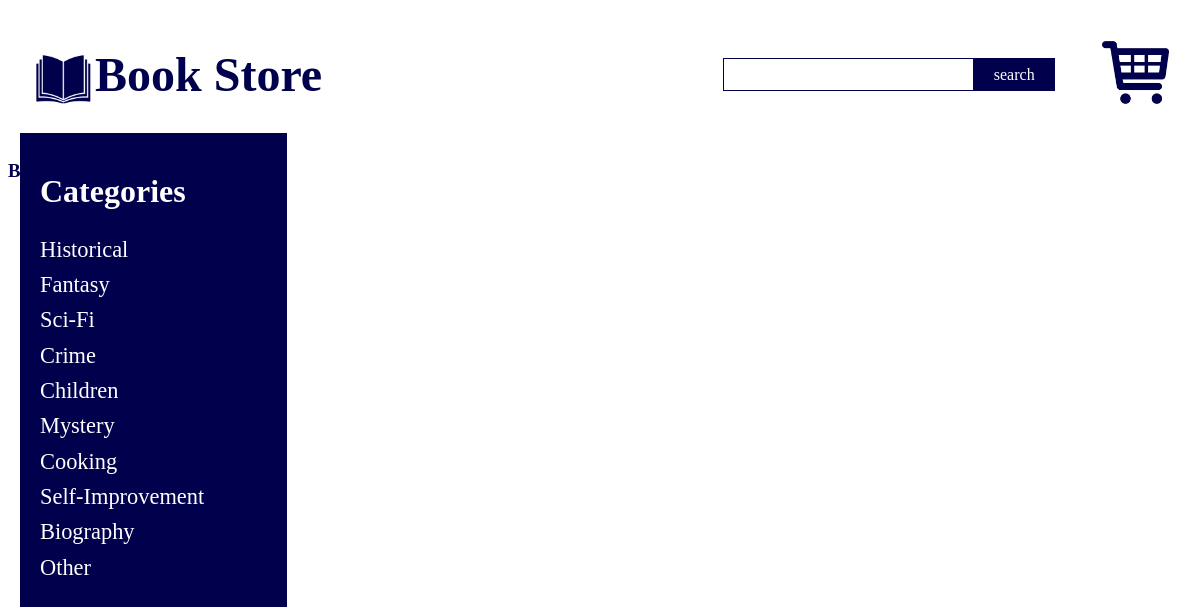
The app's page /BookStore/View/category.php?id=2 with its own data.
### tables this page shows
CREATE TABLE `category` (
  `id` int(11) NOT NULL,
  `name` varchar(255) NOT NULL
);

### BookStore/Control/DBConnection.php (called while the page is built, shortened)
<?php
class DBConnection{
    private $server = "localhost";
    private $port = "3306";
    private $password = "";
    private $user = "root";
    private $database = "bookstore";
    public function query($sql)
    {
        try{
            $conn = new mysqli($this->server, $this->user, $this->password, $this->database, $this->port);
            return $result = $conn->query($sql);
        }
        catch (Exception $ex) {
            die("DBConnectyion failed: ".$ex->getMessage());
        }
         finally {
            $conn->close();
                }
    }
}
?>

### BookStore/Control/Category_controller.php (called while the page is built, shortened)
<?php
include_once '../Model/Category.php';
include_once 'Book_controller.php';
include_once 'DBConnection.php';
class Category_controller {
    private $conn;
    public function __construct() {
        $this->conn = new DBConnection();
    }
    public function getAllCategories()
    {
        $sql = "SELECT * FROM Category";
        $result = $this->conn->query($sql);
        $categories = new ArrayObject();
        while($row = $result->fetch_assoc())
        {
            $cat = $this->loadCategory($row['id']);
            $categories->append($cat);
        }
        return $categories;
    }
     public function loadCategory(int $id)
    {
        $sql = "SELECT * FROM category WHERE id = $id";
        $result = $this->conn->query($sql);
        $category = new Category();
        while($row = $result->fetch_assoc())
        {
            $category->id = $row['id'];
            $category->name = $row['name'];
        }
        return $category;
    }
}

### BookStore/View/categories.php (the view)
<?php
include_once '../Control/Category_controller.php';
function getCategories()
{
    $category_controller = new Category_controller();
    $categories = $category_controller->getAllCategories();
    ?>
<div id="categories-outer">
            <div id="categories-heading">
                <h2>Categories</h2>
            </div>
            <div id="categories">
                <?php
                if(!empty($categories))
                {
                    foreach($categories as $cat)
                    {
                        ?>
                <div class="category">
                    <a href='category.php?id=<?php echo $cat->id; ?>'>
                        <?php echo $cat->name; ?>
                    </a>
                </div>
                        <?php
                    }
                }
                else{
                    echo 'Categories are unavailable';
                }
                ?>
            </div>
        </div>
    <?php
}

### BookStore/View/css.css (style rules this page uses)
h2 { font-family: "Tahoma", "Geneva", "sans-serif"; color: #00004d; }
a { font-family: "Tahoma", "Geneva", "sans-serif"; color: #00004d; }
#categories-outer { top: 10pt; padding-left: 15pt; padding-right: 15pt; }
#categories-outer { height: 100%; width: 170pt; position: absolute; z-index: 1; top: 100pt; left: 15pt; background-color: #00004d; overflow-x: hidden; padding-top: 10pt; }
#categories-outer h2 { font-size: 2em; color: #ffffff; }
#categories-outer { color: #ffffff; }
#categories-outer a { color: #ffffff; text-decoration: none; font-size: 1.4em; }
.category { margin-top: 7pt; }

### records on screen
category: name "Historical"
category: name "Fantasy"
category: name "Sci-Fi"
category: name "Crime"
category: name "Children"
category: name "Mystery"
category: name "Cooking"
category: name "Self-Improvement"
category: name "Biography"
category: name "Other"
